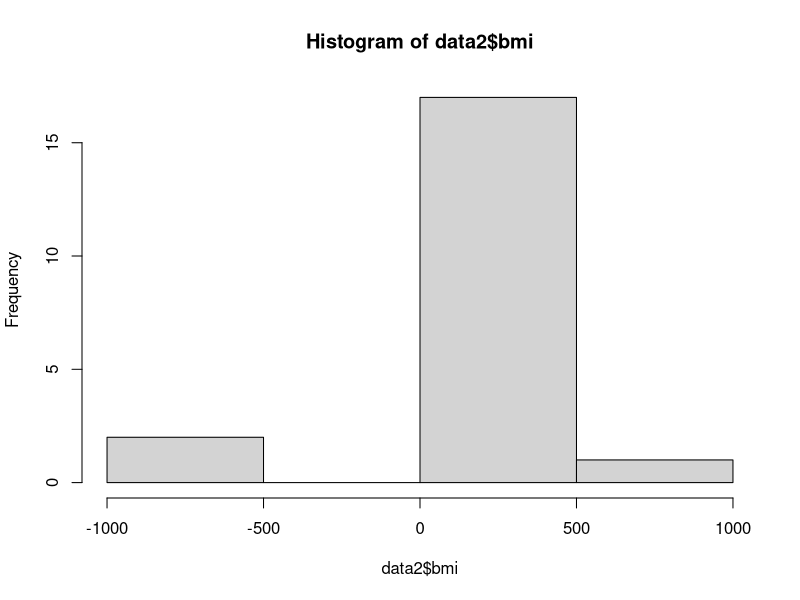

Here is the R script that generated this plot:
### Exercise ###

# read in first dataset week4dataa
data2 <- read.csv("exercise_data_a.csv", header=TRUE) 

# inspect variables (variable type, range/frequency, distribution/histograms, 
#weird values, NAs)
# clean up if needed

names(data2) # see what variables are there
View(data2) # show dataframe as spreadsheet
summary(data2$id) #check if there are any weird values in first variable
summary(data2$age) # 3 NAs
table(data2$sex) 
summary(data2$bmi) # weird values, need to inspect further
hist(data2$bmi)
is.na(data2$bmi) = data2$bmi == -999
is.na(data2$bmi) = data2$bmi == 804
summary(data2$bmi) # still one unlikely value
is.na(data2$bmi) = data2$bmi == 7
summary(data2$bmi) # looking OK now


# assign labels to factor levels

# read in second dataset, exercise_data_b, repeat like for dataset 1
data3 <- read.csv("exercise_data_b.csv", header=TRUE)

# recode anxiety variable into a new one with three categories:
# 0-3 no anxiety; 4-6 moderate; 7+ severe; assign labels

# prepare both datasets for merging
# merge data sets

# main analyses:
# produce table of descriptives for all variables in the study, stratified by dementia status and total
# what is the correlation between bmi and iq. produce scatterplot. 
# does bmi differ between those with and without dementia
# do mean levels of anxiety differ between treatment groups (1 no treatment; 2 placebo; 3 intervention)
# does iq predict dementia?
# does iq predict dementia, controlling for age, sex and bmi?





